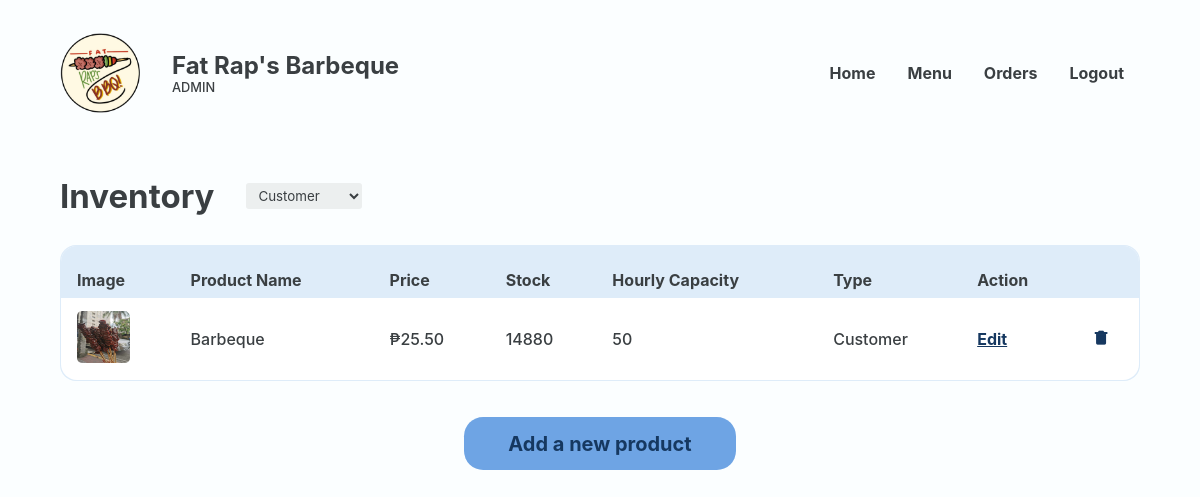
Page /Website/admin-inventory.php?type=Customer (signed in) on the committed database.
### tables this page shows
CREATE TABLE `food` (
  `FOOD_ID` int(18) UNSIGNED NOT NULL,
  `CTGY_ID` int(18) NOT NULL,
  `FOOD_NAME` varchar(20) NOT NULL,
  `FOOD_PRICE` decimal(10,2) NOT NULL,
  `FOOD_DESC` varchar(50) NOT NULL,
  `FOOD_IMG` varchar(255) NOT NULL,
  `FOOD_STOCK` int(20) NOT NULL,
  `FOOD_ACTIVE` varchar(10) NOT NULL,
  `FOOD_TYPE` varchar(16) NOT NULL,
  `HOURLY_CAP` int(18) NOT NULL
);

### Website/admin-inventory.php (the view, shortened to what this page needs)
<?php
@include 'constants.php';
$food_type = isset($_GET['type']) ? $_GET['type'] : 'all';
?>
<!DOCTYPE html>
<html lang="en">
<head>
    <link rel="stylesheet" href="header-styles.css">
    <link rel="stylesheet" href="admin-styles.css">
    <link href='https://unpkg.com/boxicons@2.1.4/css/boxicons.min.css' rel='stylesheet'>
</head>
<body>
    <header class="backend">
        <div class="header-container">
            <div class="website-title">
                <img id="logo" src="images/client-logo.png">
                <div class="text">
                    <h1>Fat Rap's Barbeque</h1>
                    <p>ADMIN</p>
                </div>
            </div>
            <ul class='menubar'>
                <li><a href="<?php echo SITEURL; ?>admin-home.php">Home</a></li>
                <li><a href="<?php echo SITEURL; ?>admin-inventory.php">Menu</a></li>
                <li><a href="<?php echo SITEURL; ?>admin-new-orders.php">Orders</a></li>
                <?php
                if (isset($_SESSION['prsn_id'])) {
                ?>
                    <li><a href="<?php echo SITEURL; ?>logout.php">Logout</a>
                    </li>
                <?php
                } else {
                ?>
                    <li><a href="<?php echo SITEURL; ?>login-page.php">Login</a></li>
                <?php
                }
                ?>
            </ul>
        </div>
    </header>
    <main>
        <section class="section">
            <div class="container">
                <div class="section-heading row">
                    <h2>Inventory</h2>
                    <select name="food-type" id="food-type" class="dropdown">
                        <option value="Customer" <?php echo ($food_type === 'Customer') ? 'selected' : ''; ?>>Customer</option>
                    </select>
                </div>
                <section class="section-body">
                    <section class="main-section column">
                        <div class="table-wrapper">
                            <table class="alternating">
                                <tr>
                                    <th class="header">Image</th>
                                    <th class="header">Product Name</th>
                                    <th class="header">Price</th>
                                    <th class="header">Stock</th>
                                    <th class="header">Hourly Capacity</th>
                                    <th class="header">Type</th>
                                    <th class="header">Action</th>
                                    <th class="header"></th>
                                </tr>
                                <?php
                                $food_type = isset($_GET['type']) ? $_GET['type'] : 'all';
                                if ($food_type === 'all') {
                                    $sql = "SELECT * FROM food";
                                } else {
                                    $sql = "SELECT * FROM food WHERE FOOD_TYPE = '$food_type'";
                                }
                                $res = mysqli_query($conn, $sql);
                                $count = mysqli_num_rows($res);
                                if ($count > 0) {
                                    while ($row = mysqli_fetch_assoc($res)) {
                                        $FOOD_ID = $row['FOOD_ID'];
                                        $FOOD_NAME = $row['FOOD_NAME'];
                                        $FOOD_PRICE = $row['FOOD_PRICE'];
                                        $FOOD_IMG = $row['FOOD_IMG'];
                                        $FOOD_STOCK = $row['FOOD_STOCK'];
                                        $FOOD_TYPE = $row['FOOD_TYPE'];
                                        $HOURLY_CAP = $row['HOURLY_CAP'];
                                ?>
                                        <tr>
                                            <td data-cell="Image">
                                                <img src="<?php echo SITEURL; ?>images/<?php echo $FOOD_IMG; ?>" alt="">
                                            </td>
                                            <td data-cell="Product Name"><?php echo $FOOD_NAME ?></td>
                                            <td data-cell="Price">₱<?php echo $FOOD_PRICE ?></td>
                                            <td data-cell="Stock">
                                                <span class="<?php echo ($FOOD_STOCK < 100) ? 'red-text' : ''; ?>">
                                                    <p><?php echo $FOOD_STOCK ?></p>
                                                </span>
                                            </td>
                                            <td data-cell="Hourly Capacity"><?php echo $HOURLY_CAP ?></td>
                                            <td data-cell="Price"><?php echo $FOOD_TYPE ?></td>
                                            <td data-cell="Action">
                                                <a href="<?php echo SITEURL; ?>admin-edit-product.php?FOOD_ID=<?php echo $FOOD_ID ?>" class="edit">Edit</a>
                                            </td>
                                            <td data-cell="Action"><a href="#" onclick="confirmDelete(<?php echo $FOOD_ID; ?>)" class="bx bxs-trash-alt trash"></a></td>
                                        </tr>
                                    <?php
                                    }
                                }
                                ?>
                            </table>
                        </div>
                        <a href="<?php echo SITEURL; ?>admin-add-product.php" class="page-btn"><button class="big-btn">Add a new product</button></a>
                    </section>
                </section>
            </div>
        </section>
    </main>
</body>
</html>

### Website/header-styles.css (style rules this page uses)
*, *::before, *::after { margin: 0; padding: 0; box-sizing: border-box; font-family: inherit; }
:root { --bg:#F2FFE1; --primary:#f3d95c; --text:#3A001E; --text2: #FA3F1F; --input-bg:#F7F3DC; --eye-icon:#CEC699; --block: #4ADE5D; --block-p:#277B32; --block-h1: #0F4C17; --form-bg: #FFFDEF; --header-text: #3A001E; }
body { font-family: 'Inter', sans-serif; }
header, footer { width: 100%; display: flex; justify-content: center; align-items: center; }
header { height: 8rem; position: fixed; top: 0; z-index: 100; color: var(--header-text); background-color: var(--bg); }
header.backend { color: #3A3F42; background-color: #FBFEFF; }
.header-container, .footer-container { margin-inline: auto; margin-top: 2rem; margin-bottom: 0.9rem; width: 90%; max-width: 1200px; display: flex; justify-content: space-between; align-items: center; }
.website-title { display: flex; align-items: center; }
header img { width: 80px; position: relative; }
header .text { margin-left: 2rem; display: flex; flex-direction: column; gap: 0; }
header h1 { white-space: nowrap; font-size: 1.5rem; }
header .text p, footer .right-container p { font-size: 0.8rem; }
li > a { color: inherit; text-decoration: none; }
.menubar { display: flex; flex-direction: row; list-style-type: none; margin: 0; padding: 0; }
.menubar > li { font-weight: bold; margin: 0 1rem; overflow: hidden; }

### Website/admin-styles.css (style rules this page uses)
*, *::before, *::after { margin: 0; padding: 0; box-sizing: border-box; font-family: inherit; }
:root { --bg:#EDE9D0; --primary:#F5D636; --active-primary:#EDCB1C; --input-bg:#F7F3DC; --form-bg: #FFFDEF; --available:#A8D991; --available-text:#304D23; --fully-booked:#C13B24; --fully-booked-text:var(--text); --closed:#3B3B3B; --closed-text:#A9A9A9; --product-info-bg: #C13B24; --light-text: #FEFBEA; --text:#3A3F42; --light-blue: #DEECF9; --darker-row: #deecf94f; --sidemenu-blue: #6EA4E4; --sidemenu-blue-hover: #5790D5; --sidemenu-blue-text: #163860; --db-highlight-blue: #93CBFF; --gray: #878F94; --accept-green: #78D35A; --reject-red: #DA523B; }
html { color: var(--text); }
body { font-family: 'Inter', sans-serif; font-weight: 500; min-height: 100vh; color: #3A3F42; background-color: #FBFEFF; }
main { padding-top: 8rem; }
.section { width: 100%; display: flex; justify-content: center; align-items: center; }
.container { max-width: 1200px; width: 90%; margin: clamp(1rem, 5vw, 3rem) auto; margin-bottom: 5rem; }
.section-heading { display: flex; flex-direction: column; gap: 0.5rem; margin-bottom: 1.8rem; }
.row { display: flex; flex-direction: row; align-items: center; }
.section-heading h2 { font-size: 2.0625rem; }
.dropdown { background-color: #ECEFEF; color: var(--text); padding: 4px 8px; min-width: 7.25rem; border-radius: 3px; border: none; margin-left: 1.5rem; }
.main-section { min-width: 5rem; }
.column { display: flex; flex-direction: column; }
.table-wrapper { width: 100%; background-color: var(--light-blue); border-radius: 1rem; padding: 1px; height: max-content; overflow-x: auto; flex: 1; }
table { background: white; border-radius: 1rem; border-collapse: collapse; width: 100%; }
table .edit, table .trash { color: var(--sidemenu-blue-text); font-weight: bold; }
table .trash { text-decoration: none; }
table th.header, .app-det-tbl table td.header { padding: 1.5rem 1rem 0.5rem 1rem ; background: var(--light-blue); }
table th.header:first-of-type { border-top-left-radius: 1rem; }
table th.header:last-of-type { border-top-right-radius: 1rem; }
td,th { text-align: left; text-wrap: nowrap; }
td { padding: 0.8rem; padding-left: 1rem; }
.alternating tr:nth-last-of-type(2n) { background: var(--darker-row); }
table img { width: 3.3rem; height: 3.3rem; border-radius: 5px; }
button { display: inline-block; border: none; outline: none; padding: 0; cursor: pointer; }
.side-menu .inventory-box, .view, .big-btn { display: block; background-color: var(--sidemenu-blue); padding: 0.9rem 1.1rem; font-size: 1rem; color: var(--sidemenu-blue-text); }
.big-btn { border-radius: 1.2rem; width: max-content; min-width: 17rem; margin: 0 auto; font-weight: bold; font-size: 1.25rem; margin-top: 2.25rem; text-decoration: none; text-align: center; }
.page-btn { text-decoration: none; width: max-content; margin-inline: auto; }

### rows in the picture
food: FOOD_IMG (picture), FOOD_NAME "Barbeque", FOOD_PRICE "25.50", FOOD_STOCK "14880", HOURLY_CAP "50", FOOD_TYPE "Customer"
